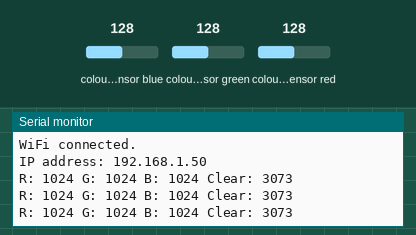
The sketch below on a simulated ESP32-S3. On the bench: the last lines printed to the serial monitor. The test bench sets the inputs (shaded band); at power-on: colour sensor blue 128, colour sensor green 128, colour sensor red 128. WiFi joins after 1.5 s; servers stay silent unless stated.

Above: at 2.7 s.
2.8 s: colour sensor blue set to 5
At 3.6 s:
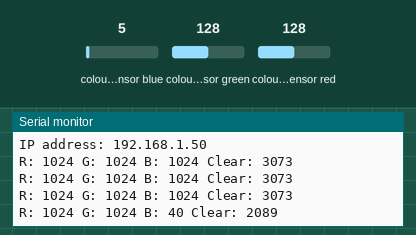
4.3 s: colour sensor green set to 5
At 5.0 s:
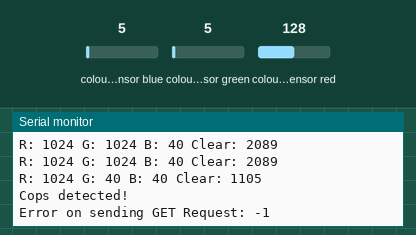
6.0 s: colour sensor red set to 5
At 6.6 s:
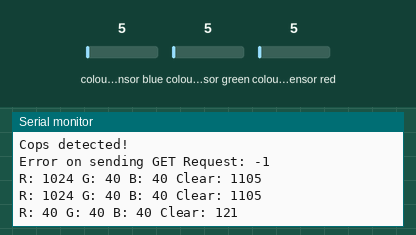
Timing chart, 0 to 9.0 s (numbered marks = the images above; inputs shaded):
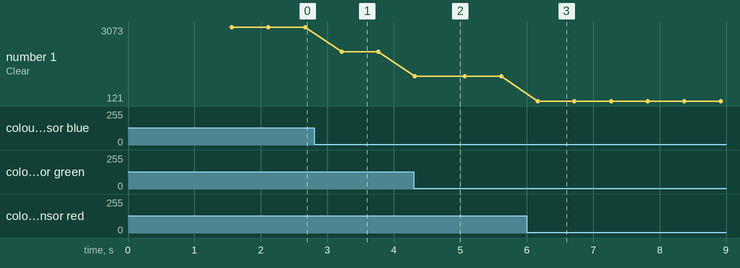

The sketch:

TacticTune.ino
```cpp
#include <Wire.h>
#include <Adafruit_Sensor.h>
#include <Adafruit_TCS34725.h>
#include <WiFi.h>
#include <HTTPClient.h>


// WiFi credentials
const char* ssid = "";
const char* password = "";


// Create an instance of the sensor
Adafruit_TCS34725 tcs = Adafruit_TCS34725(TCS34725_INTEGRATIONTIME_50MS, TCS34725_GAIN_4X);


// States to remember if red or blue was recently detected
bool redDetected = false;
bool blueDetected = false;


bool copsDetected = false;


// Timeframe in milliseconds in which both colors must be detected
const unsigned long detectionWindow = 5000; // 5 seconds
unsigned long lastRedTime = 0;
unsigned long lastBlueTime = 0;
unsigned long lastCopTime = 0;


void setup() {
  Serial.begin(115200);
  delay(10);


  // Connect to WiFi
  Serial.println("Connecting to WiFi...");
  WiFi.begin(ssid, password);
  Wire.begin(11, 12); // SDA on GPIO11, SCL on GPIO12 for ESP32-S3


  int attempts = 0;
  while (WiFi.status() != WL_CONNECTED && attempts < 20) {
    delay(500);
    Serial.print(".");
    attempts++;
  }


  if (WiFi.status() == WL_CONNECTED) {
    Serial.println("");
    Serial.println("WiFi connected.");
    Serial.print("IP address: ");
    Serial.println(WiFi.localIP());


  } else {
    Serial.println("");
    Serial.println("Failed to connect to WiFi. Check your settings and try again.");
  }

}


void loop() {
  uint16_t red, green, blue, clear;
  tcs.getRawData(&red, &green, &blue, &clear);


  // Print raw values for debugging purposes
  Serial.print("R: "); Serial.print(red);
  Serial.print(" G: "); Serial.print(green);
  Serial.print(" B: "); Serial.print(blue);
  Serial.print(" Clear: "); Serial.println(clear);


  // Normalize the readings
  float sum = red + green + blue;
  float r = red / sum;
  float g = green / sum;
  float b = blue / sum;


  // Detect red color
  if (r > 0.7) {
    lastRedTime = millis();
    redDetected = true;
  }


  // Detect blue color
  if (blue > 0.6) {
    lastBlueTime = millis();
    blueDetected = true;
  }


  if (!copsDetected) {
    // Check if both red and blue were detected within the timeframe
    if (redDetected && blueDetected &&
      (millis() - lastRedTime <= detectionWindow) &&
      (millis() - lastBlueTime <= detectionWindow)) {
        Serial.println("Cops detected!");
        // Reset the detection
        redDetected = false;
        blueDetected = false;
        copsDetected = true;
        lastCopTime = millis();
        sendStopHttpRequest();
    }
  }
  else {
    if (redDetected && blueDetected &&
      (millis() - lastRedTime <= detectionWindow) &&
      (millis() - lastBlueTime <= detectionWindow)) {
      lastCopTime = millis();
      redDetected = false;
      blueDetected = false;
      }

    if (millis() - lastCopTime >= 10000) {
      copsDetected = false;
      sendPlayHttpRequest();
    }
  }


  delay(500); // Delay before the next reading
}


void sendStopHttpRequest() {
  HTTPClient http;
  http.begin("");  // Specify request destination
  http.addHeader("Content-Type", "application/json");  // Specify content-type header


  int httpResponseCode = http.GET();  // Send the request


  if (httpResponseCode > 0) {
    String response = http.getString();  // Get the response
    Serial.println(httpResponseCode);
    Serial.println(response);
  } else {
    Serial.print("Error on sending GET Request: ");
    Serial.println(httpResponseCode);
  }


  http.end();
}


void sendPlayHttpRequest() {
  HTTPClient http;
  http.begin("");  // Specify request destination
  http.addHeader("Content-Type", "application/json");  // Specify content-type header


  int httpResponseCode = http.GET();  // Send the request


  if (httpResponseCode > 0) {
    String response = http.getString();  // Get the response
    Serial.println(httpResponseCode);
    Serial.println(response);
  } else {
    Serial.print("Error on sending GET Request: ");
    Serial.println(httpResponseCode);
  }


  http.end();
}
```

Measured:
- after the input at 2.8 s, the serial monitor: prints a new line after 0.42 s (image 1)
- after the input at 4.3 s, the serial monitor: prints a new line at once (image 2)
- after the input at 6.0 s, the serial monitor: prints a new line after 0.17 s (image 3)
- plotted number 1: 3073 → 2089 after the input at 2.8 s, 2089 → 1105 after the input at 4.3 s, 1105 → 121 after the input at 6.0 s
